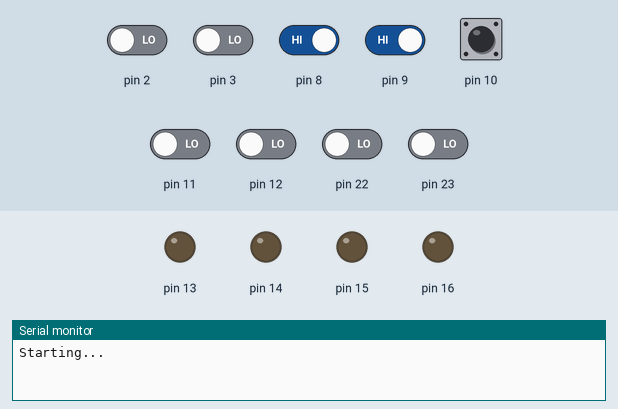
A sketch run on a simulated Arduino Uno, built with avr-gcc and run on an emulated ATmega328P. Shown: output pins drawn as LEDs (lit = HIGH), the last lines printed to the serial monitor. Inputs (shaded band) come from the test bench; at power-on: pin 8–10 HIGH, pin 2, pin 3, pin 11, pin 12, pin 22, pin 23 LOW.

Above: at 1.2 s.
1.3 s: pin 10 pulled LOW for 0.15 s
At 2.4 s:
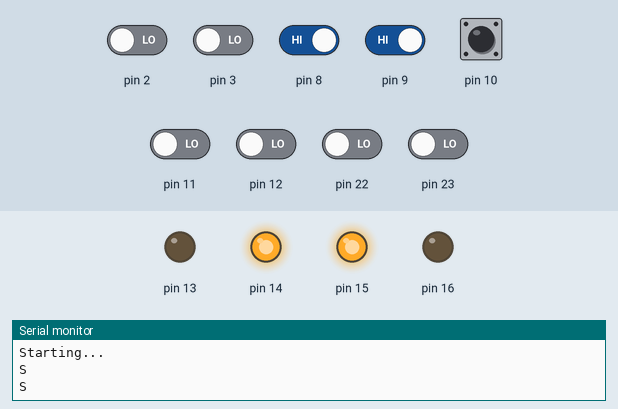
2.9 s: pin 8 driven LOW and pin 10 driven LOW
At 3.6 s:
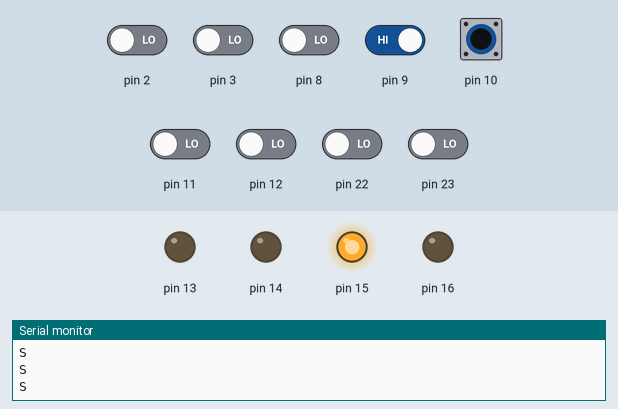
4.4 s: pin 8 driven HIGH
At 4.7 s:
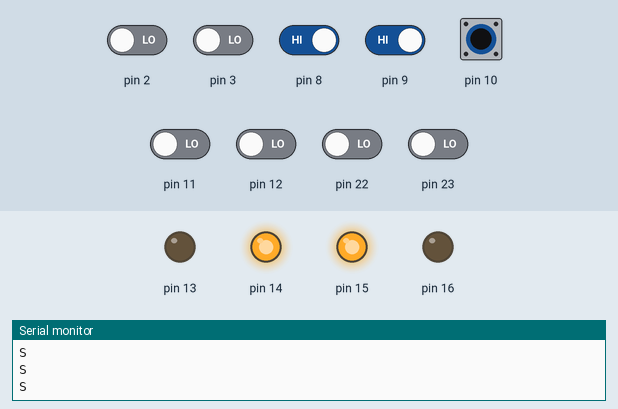
5.9 s: pin 8 driven LOW
At 7.1 s:
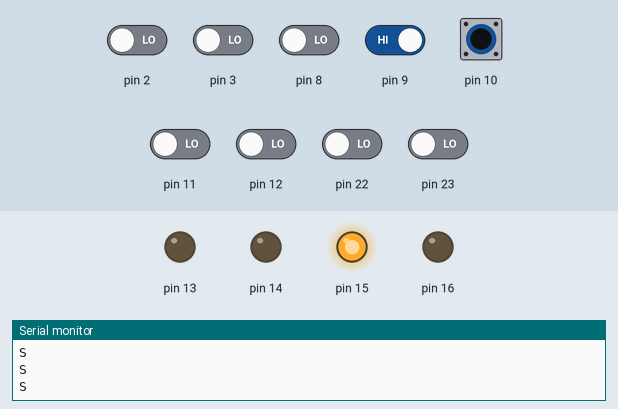
7.4 s: pin 8 driven HIGH and pin 9 driven LOW
At 8.2 s:
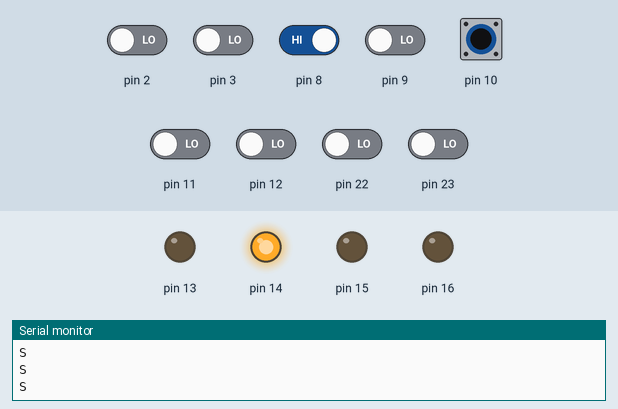
Timing chart, 0 to 9.9 s (numbered marks = the images above; inputs shaded):
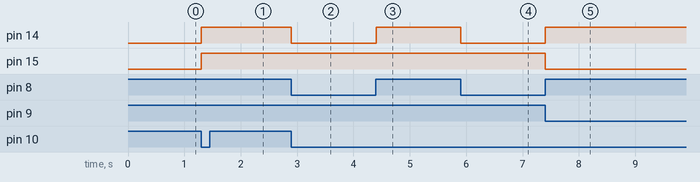

The sketch:

StepMotorLoop.ino
```cpp
#include <avr/interrupt.h>
#include "config.h"

volatile long internal_in_stepCounter = 0;
volatile long internal_encoder_position = 0;
volatile bool motorJamming = false;

unsigned short calculateOCR1A(unsigned short preScaler, float us) {
  const float u = 1.0 / (16000000.0 / preScaler);
  float ret = (float(us) / (u * 1000000));
  return ret;
}

void setup() {
#if ENABLE_PRINTS>0
  Serial.begin(230400);
  Serial.println("Starting...");
#endif

  cli();

  //Step Motor controller pins to output
  DDRC = 0b00000111;

  //Set input pins (step_in, dir_in and en_in) and output pin (LED)
  DDRB =  0b00100000;
  PORTB = 0b00000111;

  //Set input pins (A, B) and HOLD_ON (as open state).
  DDRD =  0b00000000;
  PORTD = 0b00110000;

  cli();//Disable interrupts
  //See https://sites.google.com/site/qeewiki/books/avr-guide/external-interrupts-on-the-atmega328


  //enable interupts for EN&STEP
  PCICR = 0b00000001; //Enable PCIE0

  PCMSK0 = 0b00000101; //Pin Change Mask Register. Enable Pin change interrupt for PCINT02 (EN pin) & PCINT00 (STEP_IN)

  // initialize Timer1
  TCCR1A = 0;    // set entire TCCR1A register to 0
  TCCR1B = 0;    // set entire TCCR1A register to 0

  #ifdef X1_ENCODING
  EIMSK = 0b01;//External Interrupt Flag Register. Enable Interrupt for A/B signals
  EICRA = 0b0011;//External Interrupt Control Register A
  #endif
  #ifdef X2_ENCODING
  EIMSK = 0b01;//External Interrupt Flag Register. Enable Interrupt for A/B signals
  EICRA = 0b0001;//External Interrupt Control Register A
  #endif
  #ifdef X4_ENCODING
  EIMSK = 0b11;//External Interrupt Flag Register. Enable Interrupt for A/B signals
  EICRA = 0b0101;//External Interrupt Control Register A
  #endif
  //Enable Compare A Interrupt
  bitSet(TIMSK1, OCIE1A);

  long step_pulse_width_us = (1000000.0 / (NEMA_MOTOR_PPR * STEP_MOTOR_REV_PER_SEC)) / 2;
  if (step_pulse_width_us >= 1048560L) { //1048560L = (1/(16MHz/256))*0xffff    (256=prescaler)
    OCR1A = calculateOCR1A(1024, step_pulse_width_us);
    TCCR1B = 0b101; //prescaler 1024
  } else if (step_pulse_width_us >= 262140L) {
    OCR1A = calculateOCR1A(256, step_pulse_width_us);
    TCCR1B = 0b100; //prescaler 256
  } else if (step_pulse_width_us >= 32767) {
    OCR1A = calculateOCR1A(64, step_pulse_width_us);
    TCCR1B = 0b011; //prescaler 64
  } else if (step_pulse_width_us >= 4095) {
    OCR1A = calculateOCR1A(8, step_pulse_width_us);
    TCCR1B = 0b010; //prescaler 8
  } else {
    OCR1A = calculateOCR1A(1, step_pulse_width_us);
    TCCR1B = 0b001; //prescaler 1
  }

  sei();//Enable interrupts
}

inline void printDebugInfoToSerialPlotter() {
  static unsigned long t = millis();
  if ((millis() - t) > 100) {
    t = millis();
#ifdef STEP_LOSS_COMPENSATION_MODE
    Serial.println(calculateErrorStepLossCompensationMode());
#endif
  }
}

void loop() {
  runMotor();
#if ENABLE_PRINTS>99
  printDebugInfoToSerialPlotter();
#endif
}
```

DeviationCounter.ino
```cpp
const float conversion_value = ENCODER_RESOLUTION / NEMA_MOTOR_PPR;

#ifdef STEP_LOSS_COMPENSATION_MODE
inline float calculateErrorStepLossCompensationMode() {
  volatile float  a;
  volatile float  i;

  cli();
  a = internal_encoder_position;
  i = internal_in_stepCounter;
  sei();
  float converted_motor_position = i * conversion_value;
  float ret = a - converted_motor_position;

#if ENABLE_PRINTS>50 and ENABLE_PRINTS<99
  Serial.print(internal_encoder_position); Serial.print(" ");
  Serial.print(converted_motor_position); Serial.println();
#endif

  return ret;
}

inline u8 checkErrorDirection() {
  bool errorFound = false;

  const float m = calculateErrorStepLossCompensationMode();

  if (m < -STEP_ERROR_MAX || m > STEP_ERROR_MAX) {
    errorFound = true;
  } else if (m >= -STEP_ERROR_MIN && m <= STEP_ERROR_MIN) {
    return 0;
  }

  if (errorFound) {
    if (m < 0) {
      return 2;
    } else {
      return 1;
    }
  }

  return 0; //OK
}
#endif
```

FixPosition.ino
```cpp
#define SET_MOTOR_STEP_LOW  PORTC&=0b11111110
#define SET_MOTOR_STEP_HIGH PORTC|=0b00000001

#define SET_MOTOR_DIR_LOW  PORTC&=0b11111101
#define SET_MOTOR_DIR_HIGH PORTC|=0b00000010

#define READ_EN_PIN (PINB & 0b00000100)

#define HOLD_ON_REQ DDRD|=0b10000000 //HOLD_ON is LOW. Use D7 pin like open collector output
#define CANCEL_HOLD_ON_REQ DDRD&=0b01111111 //HOLD_ON is OPEN

#define SET_LED_HIGH PORTB|=0b00100000
#define SET_LED_LOW PORTB&=0b11011111

#ifdef LOAD_POSITION_CONTROL_MODE

volatile u8 nextStep = 0;
volatile char dir;
volatile long stepErr;
volatile long lastOkPosition = 0;
ISR(TIMER1_COMPA_vect) {       // timer compare interrupt service routine
  TCNT1 = 0;
  //DeviationCounter start

  if (internal_encoder_position < internal_in_stepCounter) {
    dir = -1;
  }
  else if (internal_encoder_position > internal_in_stepCounter) {
    dir = 1;
  }
  stepErr = internal_encoder_position - internal_in_stepCounter;

  if (stepErr >= -STEP_ERROR_MIN && stepErr <= STEP_ERROR_MIN)
  {
    lastOkPosition = internal_encoder_position;
  }

  volatile long s = internal_encoder_position - lastOkPosition;
  if (s > -STEP_ERROR_MAX && s < STEP_ERROR_MAX) {
    dir = 0;
  }

  //DeviationCounter end

  //FixPosition start
  if (dir!=0) {
    if (nextStep) {
      if (dir == 1) {
        SET_MOTOR_DIR_HIGH;
      } else {
        SET_MOTOR_DIR_LOW;
      }
      SET_MOTOR_STEP_HIGH;
      nextStep = 0;
    } else {
      SET_MOTOR_STEP_LOW;
      nextStep = 1;
    }
  }
  //FixPosition end
}

inline void runMotor() {
  //Dummy function...
  Serial.print((int)internal_in_stepCounter); Serial.print(" ");
  Serial.print((int)internal_encoder_position); Serial.print("\n");

  if (stepErr < -50 || stepErr > 50)
  {
    SET_LED_HIGH;
  } else {
    SET_LED_LOW;
  }
}
#endif


#ifdef STEP_LOSS_COMPENSATION_MODE
volatile u8 dir;
volatile u8 nextStep = 0;
ISR(TIMER1_COMPA_vect) {       // timer compare interrupt service routine
  TCNT1 = 0;
  if (dir) {
    if (nextStep) {
      if (dir == 1) {
        SET_MOTOR_DIR_HIGH;
      } else {
        SET_MOTOR_DIR_LOW;
      }
      SET_MOTOR_STEP_HIGH;
      nextStep = 0;
    } else {
      SET_MOTOR_STEP_LOW;
      nextStep = 1;
    }
  }
}

unsigned long led_millis = 0;

inline void runMotor() {
  u8 dir_e = checkErrorDirection();
  if (dir_e) {
    motorJamming = true;
    HOLD_ON_REQ;
    SET_LED_HIGH;
    led_millis = millis();
  } else {
    nextStep = 0;
    motorJamming = false;
    CANCEL_HOLD_ON_REQ;
    if ((millis() - led_millis) > 200) {
      SET_LED_LOW;
    }
  }
  if (!READ_EN_PIN) {
    dir = dir_e;
  } else {
    dir = 0;
  }
}
#endif
```

InputCounter.ino
```cpp
volatile u8 lastStepInState = 0;

//Handle EN_PIN & STEP_IN change interrupt
ISR (PCINT0_vect)
{
  volatile u8 pinb = PINB;
  volatile u8 stepIn = pinb & 0b00000001; //much faster than digitalRead()
  volatile u8 dirIn =  pinb & 0b00000010;
  volatile u8 enIn =   pinb & 0b00000100;

  if (!motorJamming && enIn==0 ) {
   #ifdef LOAD_POSITION_CONTROL
      if(enIn) {
        PORTC|=0b00000100;
      } else {
        PORTC&=0b11111011;
      }
   #else
       PORTC = pinb;
   #endif
  }

  if (stepIn && lastStepInState == 0 && enIn==0 ) { //Rising edge, EN === enabled
    if (dirIn) {
      internal_in_stepCounter--;
    } else {
      internal_in_stepCounter++;
    }
  }
  lastStepInState = stepIn;
  Serial.println("S");
}
```

RotationPositionCounter.ino
```cpp
#ifdef X4_ENCODING
volatile const u8 x4_phase_array[] = {
  0b00001100,
  0b00000100,
  0b00000000,
  0b00001000,
};
volatile u8 x4_phase_index = 0;
#endif

//Types of quadrature encoding
//https://www.linearmotiontips.com/what-is-quadrature-encoding/

#ifdef FLIP_ENCODER
#define INCREASE_COUNTER internal_encoder_position--;
#define DECREASE_COUNTER internal_encoder_position++;
#else
#define INCREASE_COUNTER internal_encoder_position++;
#define DECREASE_COUNTER internal_encoder_position--;
#endif


volatile u8 prevValue;
//Handle quadrature signals
ISR (INT0_vect) //A-Signal
{ //76543210
  volatile u8 pind = PIND & 0b00001100;

#ifdef X1_ENCODING
  if (pind & 0b00001000) {
    INCREASE_COUNTER;
  } else {
    DECREASE_COUNTER
  }
#endif
#ifdef X2_ENCODING
  if (pind == 0b1000 || pind == 0b0100) {
    DECREASE_COUNTER
  }
  if (pind == 0b1100 || pind == 0b0000) {
    INCREASE_COUNTER;
  }
#endif
#ifdef X4_ENCODING
  if (x4_phase_array[(x4_phase_index + 1) & 0b11] == pind) {
    INCREASE_COUNTER
    x4_phase_index = (x4_phase_index + 1) & 0b11;
  } else if (x4_phase_array[(x4_phase_index - 1) & 0b11] == pind) {
    DECREASE_COUNTER
    x4_phase_index = (x4_phase_index - 1) & 0b11;
  } else {
#if ENABLE_PRINTS>0
   // Serial.print("Lost phase synchronization!!! ");
#endif
  }

#endif
}


#ifdef X4_ENCODING
ISR (INT1_vect)
{
  volatile u8 pind = PIND & 0b00001100;

  if (x4_phase_array[(x4_phase_index + 1) & 0b11] == pind) {
    INCREASE_COUNTER
    x4_phase_index = (x4_phase_index + 1) & 0b11;
  } else if (x4_phase_array[(x4_phase_index - 1) & 0b11] == pind) {
    DECREASE_COUNTER
    x4_phase_index = (x4_phase_index - 1) & 0b11;
  } else {
#if ENABLE_PRINTS>0
   // Serial.print("Lost phase synchronization!!! ");
#endif
  }
}
#endif
```

config.h
```cpp
#ifndef __CONFIG__H_
#define __CONFIG__H_

#define ENCODER_PULSES_PER_REV 256.0 //State change per Revolution (A+B) (AS5040)
//#define ENCODER_PULSES_PER_REV 400.0 //State change per Revolution (A+B) (HN3806-AB-400N)


#define NEMA_MOTOR_FULL_STEPS 200.0
#define NEMA_MOTOR_MICROSTEPS 16
#define NEMA_MOTOR_PPR (NEMA_MOTOR_FULL_STEPS * NEMA_MOTOR_MICROSTEPS)


#define FLIP_ENCODER //enable if rotor position repairing is done wrong direction

//Select loop back mode
//https://www.linearmotiontips.com/how-does-closed-loop-stepper-control-work/
#define STEP_LOSS_COMPENSATION_MODE
//#define LOAD_POSITION_CONTROL_MODE


#define ENABLE_PRINTS 1

#define STEP_1_PULSE_US 1 //pulse wide


#ifdef STEP_LOSS_COMPENSATION_MODE
  #define STEP_ERROR_MAX 200 //Start position repairing if position deviation is more than this
  #define STEP_ERROR_MIN 10 //Stop position repairing if position deviation is less than this
  #define STEP_MOTOR_REV_PER_SEC 2.0 //revolutions/second. Fixing speed
#endif

#ifdef LOAD_POSITION_CONTROL_MODE
  #define STEP_MOTOR_REV_PER_SEC 4.0 //revolutions/second. Fixing speed
  #define STEP_ERROR_MAX 2 //Start position repairing if position deviation is more than this
  #define STEP_ERROR_MIN 1 //Stop position repairing if position deviation is less than this
#endif

//Modes explained https://www.linearmotiontips.com/what-is-quadrature-encoding/
//#define X1_ENCODING   // 1x the resolution of the encoder
//#define X2_ENCODING //doubles the resolution of the encoder
#define X4_ENCODING //quadruples the resolution of the encoder

#ifdef X1_ENCODING
 #define ENCODER_RESOLUTION (ENCODER_PULSES_PER_REV)
#endif
#ifdef X2_ENCODING
 #define ENCODER_RESOLUTION (2*ENCODER_PULSES_PER_REV)
#endif
#ifdef X4_ENCODING
 #define ENCODER_RESOLUTION (4*ENCODER_PULSES_PER_REV)
#endif


#ifdef STEP_LOSS_COMPENSATION
  #ifdef LOAD_POSITION_CONTROL
    #error "Selected STEP_LOSS_COMPENSATION & LOAD_POSITION_CONTROL!!"
  #endif
#endif
#endif
```

Measured:
- after the input at 1.3 s, pin 14, pin 15: LOW → HIGH at once
- after the input at 2.9 s, pin 14: HIGH → LOW at once
- after the input at 4.4 s, pin 14: LOW → HIGH at once
- after the input at 5.9 s, pin 14: HIGH → LOW at once
- after the input at 7.4 s, pin 14: LOW → HIGH at once; pin 15: HIGH → LOW at once
